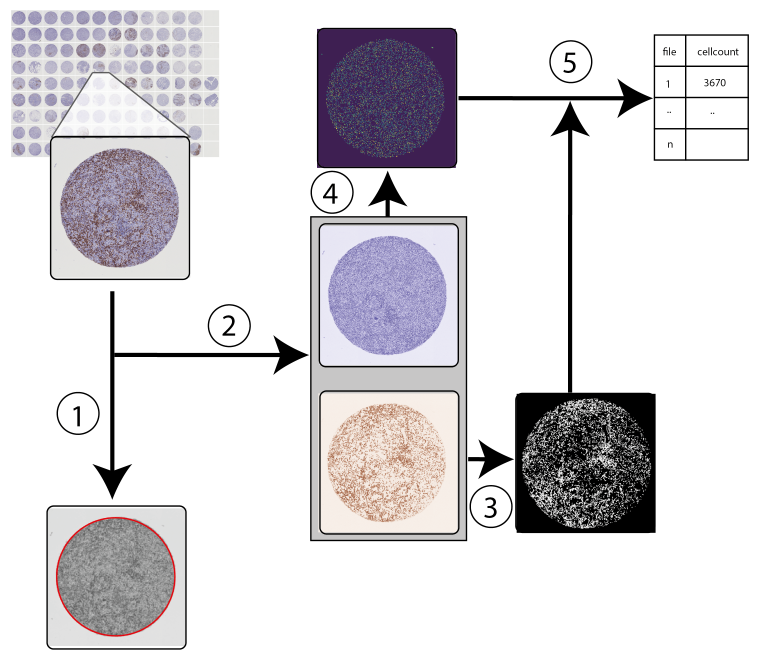
#> input picture Artboard 1.png, 2287 x 1976 px (shown at 1/3 size); its folder holds only this picture in this run
$ python 01_detectROI.py -i ..
#> lines starting #> are read from the running program, lines starting #| are printed output that depends on the picture
### bin/core_detection.py


def detect_circle(img_multichannel, **kwargs):

	from skimage.feature import canny
	from skimage.util import img_as_ubyte
	from skimage.transform import hough_circle, hough_circle_peaks
	import numpy as np

	img = img_as_ubyte(img_multichannel[...,0])

	edges = canny(img, sigma=1, low_threshold=50, high_threshold=150)

	# Detect the radii
	hough_radii = np.arange(125, 160, 5) #values set for 10x downsized (around 334x334 pixels)
	hough_res = hough_circle(edges, hough_radii)

	# Select the most prominent circle
	accums, cx, cy, radius = hough_circle_peaks(hough_res, hough_radii, total_num_peaks=1)

	return(accums, cx, cy, radius)

### bin/file_handling.py


#file handling support functions

import os

def set_headers(file, headers):
	with open(file, "a") as f:
		f.write(headers)

# [11 lines left out: functions path_to_dir, check_outdir, not called in this run]

def list_files(input_dir):
	files = [f for f in os.listdir(input_dir) if os.path.isfile(input_dir+"/"+f) and not f.startswith(".")]
	return files

# [11 lines left out: function create_coord_dict, not called in this run]

### bin/01_detectROI.py
#!/usr/bin/env python3

"""
Title: 01_deconvolve.py
Author: S.J. Roostee
Description:
	This script downsizes all images in a directory by a (default value) factor 10, identifies the coordinates of the
	circle through Hough circle detection and stores these in a txt file.
Procedure:
	- downsize images by factor 10
	- hough circle detection
	- export circle coordinates (multiplied by scaling factor) in txt file
	- if no circle is found through Hough circle detection export default coordinates
	- export that no circle is found for this core to metafile
"""

import sys
import os
import argparse

from skimage.io import imread, imsave
from skimage.transform import rescale, hough_circle, hough_circle_peaks
from skimage.color import gray2rgb
from skimage.draw import disk, circle_perimeter

import numpy as np

from file_handling import set_headers
from core_detection import detect_circle

#####################	ARGPARSE 	###########################

usage = "This script finds the region of interest for a TMA core are returns the coordinates of "
usage += "the ROI in a tab separeted txt file with the images file names."

def path_to_dir(ptd):
	if os.path.isdir(ptd):
		return ptd
	else:
		raise NotADirectoryError(ptd)

parser = argparse.ArgumentParser(description=usage)

parser.add_argument(
	"-v", "--version",
	action = "version",
	version = "%(prog)s 1.0"
	)

parser.add_argument(
	"-i",
	dest = "directory",
	metavar = "DIRECTORY",
	type = path_to_dir,
	required = True,
	help = "path to directory containing the TMA core images"
	)

parser.add_argument(
	"-o",
	dest = "output",
	metavar = "OUTPUT",
	default = "coordinates.txt",
	help = "core coordinates"
	)

parser.add_argument(
	"-e",
	dest = "empty",
	metavar = "EMPTY",
	default = "logfile.log",
	help = "logfile keeping track of excluded tma cores"
	)


args = parser.parse_args()

input_dir = args.directory

coordinates = args.output

empty_cores = args.empty

#######################

#config variables

scaling_factor = 10 #downsize all files by a factor 10

#####################	DATA LOADING	#####################

#find all visible files in the input directory
files = [f for f in os.listdir(input_dir) if os.path.isfile(input_dir+"/"+f) and not f.startswith(".")]

####################	FILE HEADERS 	#####################

coord_headers = '{}\t{}\t{}\t{}\n'.format("#file", "center_y", "center_x", "radius")
meta_headers = '{}\t{}\n'.format("file", "core")

set_headers(file = coordinates, headers = coord_headers)
set_headers(file = empty_cores, headers = meta_headers)

for f in files:
	print(f)
	img_full = imread(input_dir+"/"+f)
#> img_full is the input picture: shape (1976, 2287, 4); mean R, G, B, A 219.6, 217.3, 220.5, 93.1
	img_rescaled = rescale(img_full, (1/scaling_factor), channel_axis=-1, anti_aliasing = True)
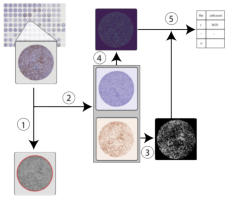
#> img_rescaled: shape (198, 229, 4) float64; mean R, G, B, A 0.861, 0.852, 0.865, 0.365; transparent parts drawn white

	#####################	CIRCLE DETECTION	################

	accums, cx, cy, radius = detect_circle(img_rescaled)
#> in detect_circle, `img = img_as_ubyte(img_multichannel[...,0])`:
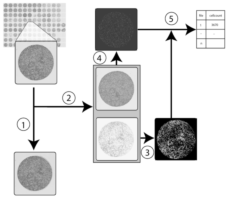
#> img: shape (198, 229); min 0, max 255, mean 219.6
#> in detect_circle, `edges = canny(img, sigma=1, low_threshold=50, high_threshold=150)`:
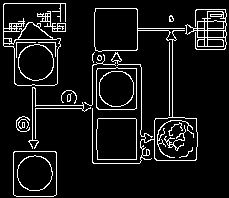
#> edges: shape (198, 229) bool; 8.6% white in thin lines or dots
#> in detect_circle, `accums, cx, cy, radius = hough_circle_peaks(hough_res, hough_radii, to..`: accums = [0.11]; cx = [16]; cy = [128]; radius = [125]
#> accums = [0.11]; cx = [16]; cy = [128]; radius = [125]

	if len(accums) > 0:

		for center_y, center_x, r in zip(cy, cx, radius):

			with open(coordinates, "a") as coord:
				coord.write('{}\t{}\t{}\t{}\n'.format(f, center_y*(scaling_factor), center_x*(scaling_factor), r*(scaling_factor)))
			with open(empty_cores, "a") as meta:
				meta.write('{}\t{}\n'.format(f, "yes"))
#> this loop made 1 pass
#> (center_y, center_x, r) on pass 1: (128, 16, 125)

	else:
		with open(coordinates, "a") as coord:
			coord.write('{}\t{}\t{}\t{}\n'.format(f, (img_rescaled.shape[0]*5), (img_rescaled.shape[1]*5), (img_rescaled.shape[1]*4))) #*5 because *10 for scale and /2 for the centre point *4, take 80% of image width/heigth? for image radius
		with open(empty_cores, "a") as meta:
			meta.write('{}\t{}\n'.format(f, "no"))
